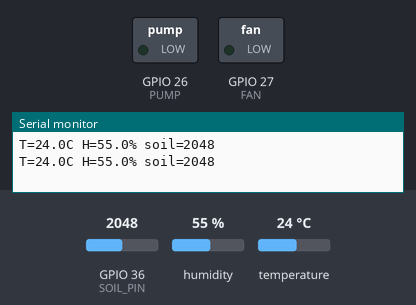
The sketch below on a simulated ESP32. Parts: switched loads named in the sketch (green lamp = pin HIGH), the last lines printed to the serial monitor. The test bench sets the inputs (shaded band); at power-on: temperature 24 °C, GPIO 36 (SOIL_PIN) = 2048, humidity 55 %. WiFi joins after 1.5 s; servers stay silent unless stated.

Above: at 5.8 s.
5.9 s: temperature set to 29.3 °C
11.9 s: temperature set to 30.5 °C
At 16.2 s:
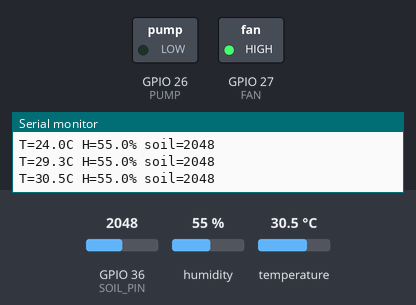
17.9 s: GPIO 36 (SOIL_PIN) set to 2435
23.9 s: GPIO 36 (SOIL_PIN) set to 2568
At 25.5 s:
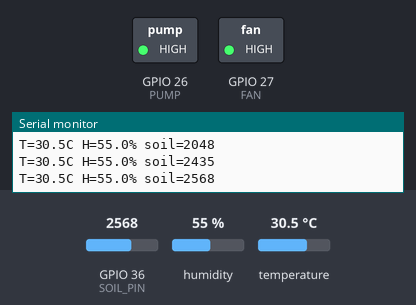
29.9 s: temperature set to 12 °C
At 30.6 s:
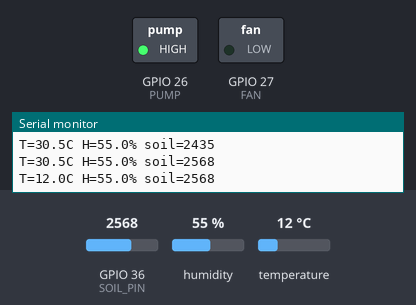
35.9 s: temperature set to 33 °C
At 41.1 s:
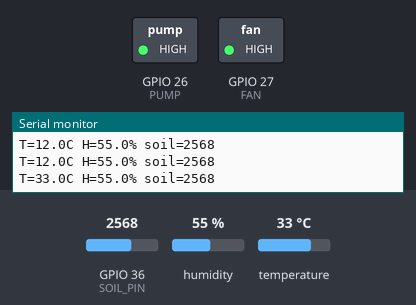
Timing chart, 0 to 42.6 s (numbered marks = the images above; inputs shaded):
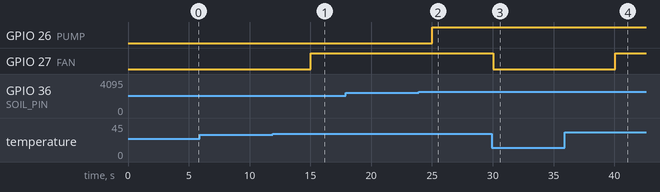

The sketch:

esp32_greenhouse_controller.ino
```cpp
// Reads DHT22 temperature/humidity and an analog soil moisture sensor, connects to Wi-Fi, controls pump and fan relays based on thresholds, and logs values to Serial.
//
// Full tutorial: https://shillehtek.com/blogs/news/esp32-dht22-soil-relay-greenhouse-control
// Parts used: https://shillehtek.com/products/shillehtek-dht22-with-cables
//             https://shillehtek.com/products/soil-moisture-sensor-hygrometer-module-for-arduino-watering-kit
//             https://shillehtek.com/products/2-channel-5v-relay-module
// More examples: https://github.com/shillehbean/shillehtek-examples
//

#include <WiFi.h>
#include <DHT.h>
#define DHTPIN 4
#define DHTTYPE DHT22
#define SOIL_PIN 36
#define PUMP 26
#define FAN 27
DHT dht(DHTPIN, DHTTYPE);

void setup() {
  Serial.begin(115200);
  dht.begin();
  pinMode(PUMP, OUTPUT); pinMode(FAN, OUTPUT);
  WiFi.begin("YOUR_SSID","YOUR_PASS");
}
void loop() {
  float t = dht.readTemperature(), h = dht.readHumidity();
  int soil = analogRead(SOIL_PIN);
  // Lower soil reading = drier. Threshold ~2500/4095 for "dry".
  digitalWrite(PUMP, (soil > 2500) ? HIGH : LOW);
  digitalWrite(FAN,  (t > 30.0)   ? HIGH : LOW);
  Serial.printf("T=%.1fC H=%.1f%% soil=%d\n", t, h, soil);
  delay(5000);
}
```

Measured:
- the behaviour switches between 30 and 30.1 °C on temperature (found by bisection; images 0 and 1)
- the behaviour switches between 2500 and 2501 on GPIO 36 (SOIL_PIN) (found by bisection; images 1 and 2)
- after the input at 11.9 s, GPIO 27 (FAN): LOW → HIGH after 3.1 s
- after the input at 23.9 s, GPIO 26 (PUMP): LOW → HIGH after 1.1 s
- after the input at 29.9 s, GPIO 27 (FAN): HIGH → LOW after 0.14 s
- after the input at 35.9 s, GPIO 27 (FAN): LOW → HIGH after 4.2 s
